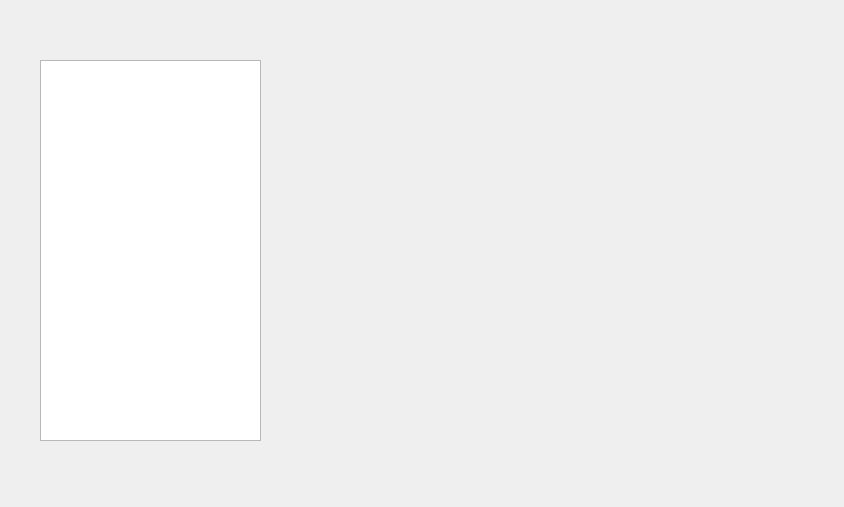
<?xml version="1.0" encoding="UTF-8"?>
<ui version="4.0">
 <class>Dialog</class>
 <widget class="QDialog" name="Dialog">
  <property name="geometry">
   <rect>
    <x>0</x>
    <y>0</y>
    <width>844</width>
    <height>507</height>
   </rect>
  </property>
  <property name="windowTitle">
   <string>Ejemplo interactivo</string>
  </property>
  <widget class="MatplotlibWidget11_sin" name="grafico" native="true">
   <property name="geometry">
    <rect>
     <x>300</x>
     <y>60</y>
     <width>501</width>
     <height>381</height>
    </rect>
   </property>
  </widget>
  <widget class="QTextEdit" name="lista">
   <property name="geometry">
    <rect>
     <x>40</x>
     <y>60</y>
     <width>221</width>
     <height>381</height>
    </rect>
   </property>
  </widget>
 </widget>
 <customwidgets>
  <customwidget>
   <class>MatplotlibWidget11_sin</class>
   <extends>QWidget</extends>
   <header>clases_mpl_pyqt</header>
   <container>1</container>
  </customwidget>
 </customwidgets>
 <resources/>
 <connections/>
</ui>
